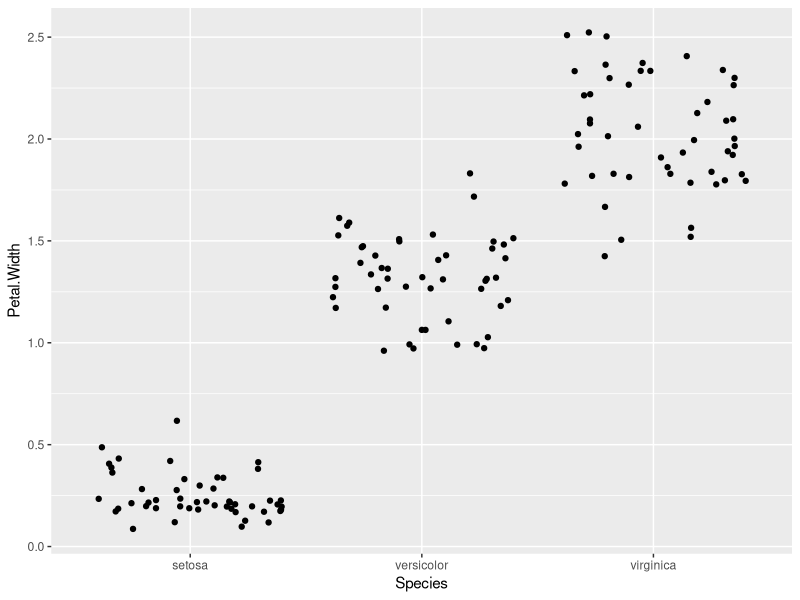
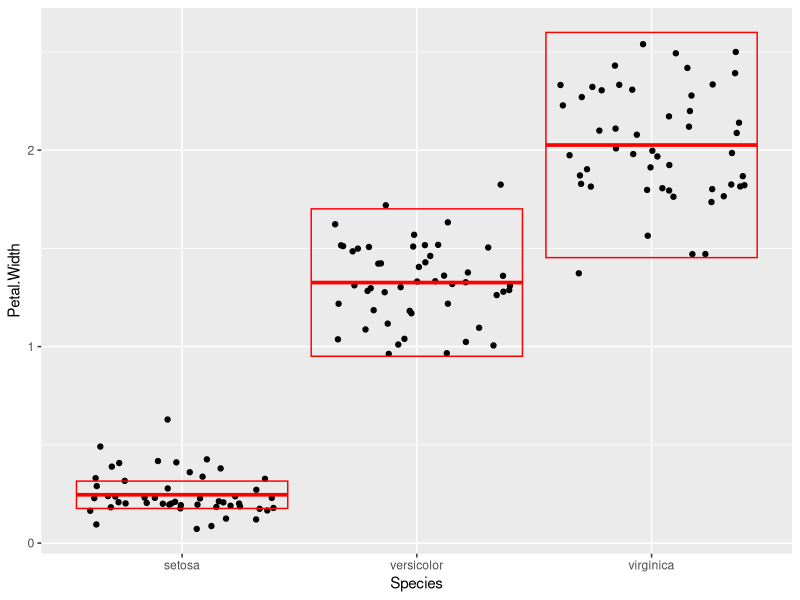
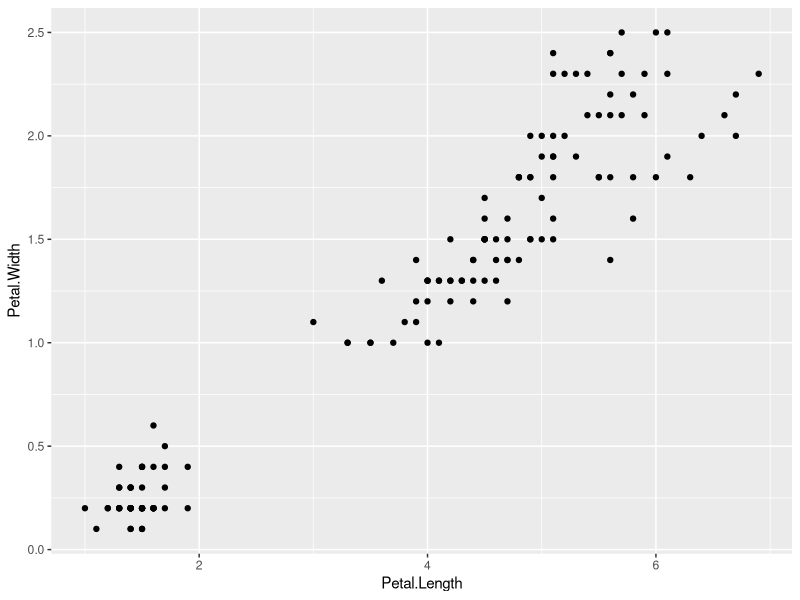
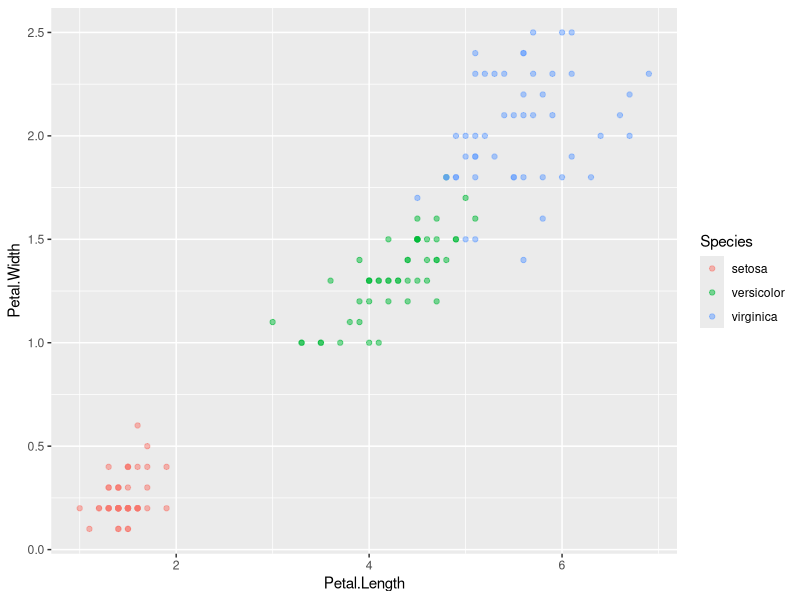

Recreate these plots in R, in order. (Note: this script raises an error after producing the figures.)
## ---- chunk 1
library(tidyverse)
## ---- chunk 2
iris
iris <- as_tibble(iris)
iris
## ---- chunk 3
iris_r <- rename(
  iris, 
  sepal_length = Sepal.Length, 
  sepal_width = Sepal.Width, 
  petal_length = Petal.Length,
  petal_width = Petal.Width,
  species = Species
)

iris_r
## ---- chunk 4
iris_cm <- mutate(iris_r, sepal_length = sepal_length * 10,
       sepal_width = sepal_width * 10,
       petal_length = petal_length * 10,
       petal_width = petal_width * 10)

iris_cm
## ---- chunk 5
iris_area <- mutate(iris_cm, sepal_area = sepal_length * sepal_width, 
                    petal_area = petal_length * petal_width) %>%
  select(petal_area, sepal_area, species)
iris_area
## ---- chunk 6
summarize(iris, sample_size = n(), 
          min = min(Sepal.Length), 
          max = max(Sepal.Length), 
          range = max(Sepal.Length) - min(Sepal.Length), 
          median = median(Sepal.Length),
          q1 = quantile(Sepal.Length, probs = 0.25), 
          q2 = quantile(Sepal.Length, probs = 0.75), IQR = IQR(Sepal.Length))
## ---- chunk 7
iris_sum <- 
  iris %>%
  group_by(Species) %>%
  summarize(
  mean = mean(Petal.Width),
  sample_size = n(),
  sd = sd(Petal.Width),
  var = var(Petal.Width),
  sem = mean(Petal.Width) / sqrt(sample_size),
  ci_upper = mean + 2 * sem,
  ci_lower = mean - 2 * sem
)
## ---- chunk 8
ggplot(data = iris) +
  geom_jitter(mapping = aes(x = Species, y = Petal.Width))
## ---- chunk 9
ggplot(data = iris) +
  geom_jitter(mapping = aes(x = Species, y = Petal.Width)) +
  geom_crossbar(
    data = iris_sum,
    mapping = aes(
      x = Species,
      y = mean,
      ymax = ci_upper,
      ymin = ci_lower),
    color = "red"
  )
## ---- chunk 10
ggplot(data = iris) +
  geom_point(mapping = aes(x = Petal.Length, y = Petal.Width))
ggplot(data = iris) +
  geom_point(mapping = aes(x = Petal.Length, y = Petal.Width, color = Species), alpha = 0.5)
## ---- chunk 11
sessioninfo::session_info()
